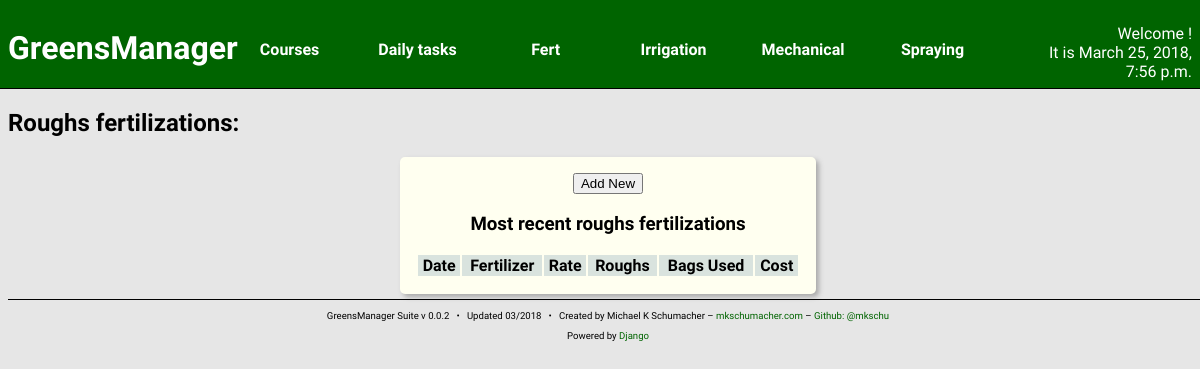
Page /fert/roughs/ on the earlier database version.
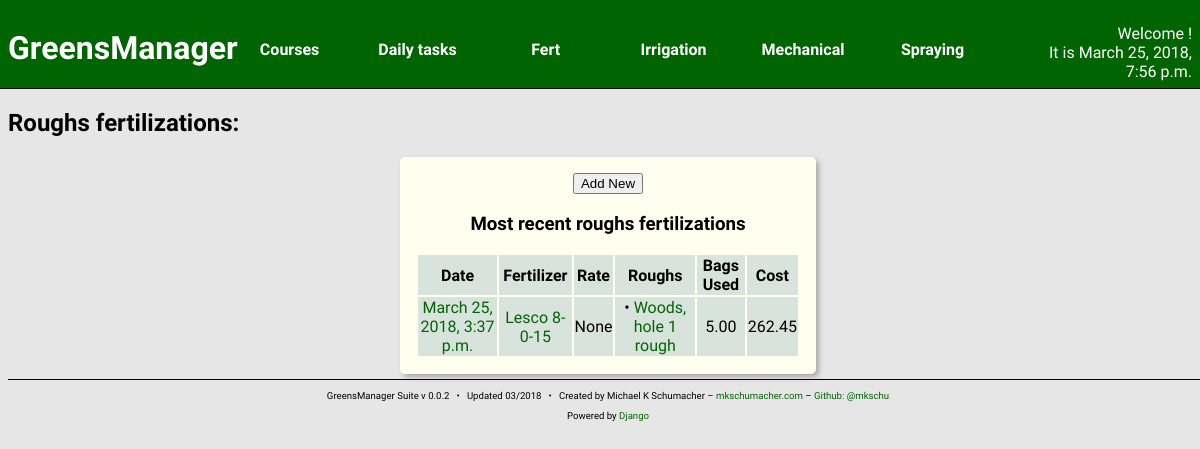
Same page on the later database version.
### fertilizing/models.py (models this page shows, shortened)
class Fertilizing(models.Model):
    fert_date = models.DateTimeField(auto_now = True)
    fertilizer = models.ForeignKey(Fertilizer)
    spreader = models.ManyToManyField('machines.FertSpreader')
    bags_used = models.DecimalField(decimal_places=2,
                                    max_digits=10)
    rate = models.FloatField(blank = True, null = True)
    cost = models.DecimalField(decimal_places = 2,
                               max_digits = 10,
                               blank=True,
                               null = True)
    created_at = models.DateTimeField(auto_now_add=True)
    updated_at = models.DateTimeField(auto_now=True)

class RoughFert(Fertilizing):
    class Meta:
        verbose_name_plural = 'Rough fertilizations'
    rough = models.ManyToManyField('courses.Rough')

class Fertilizing(models.Model):
    fert_date = models.DateTimeField(auto_now = True)
    fertilizer = models.ForeignKey(Fertilizer)
    spreader = models.ManyToManyField('machines.FertSpreader')
    bags_used = models.DecimalField(decimal_places=2,
                                    max_digits=10)
    rate = models.FloatField(blank = True, null = True)
    cost = models.DecimalField(decimal_places = 2,
                               max_digits = 10,
                               blank=True,
                               null = True)
    created_at = models.DateTimeField(auto_now_add=True)
    updated_at = models.DateTimeField(auto_now=True)

class Fertilizer(models.Model):
    manufacturer = models.CharField(max_length = 128)
    name = models.CharField(max_length = 256,
                            null = True,
                            blank = True)
    n_value = models.PositiveIntegerField()
    p_value = models.PositiveIntegerField()
    k_value = models.PositiveIntegerField()
    bag_size = models.PositiveIntegerField()
    price_per_bag = models.DecimalField(decimal_places = 2,
                                        max_digits = 10)
    unit_price = models.DecimalField(decimal_places=2,
                                     max_digits=10,
                                     blank=True,
                                     null=True)
    created_at = models.DateTimeField(auto_now_add=True)
    updated_at = models.DateTimeField(auto_now=True)
    def __str__(self):
        return "%s %d-%d-%d" % (self.manufacturer,
                                self.n_value,
                                self.p_value,
                                self.k_value)

### courses/models.py (models this page shows)
class TurfFeature(models.Model):
    area = models.IntegerField()
    soil_type = models.ForeignKey('turfs.SoilType',
                                  blank = True,
                                  null = True)
    turf_species = models.ForeignKey('turfs.TurfgrassSpecies',
                                     blank = True,
                                     null = True)
    turf_cultivar = models.ForeignKey('turfs.Cultivar',
                                      blank = True,
                                      null = True)
    mow_direction = models.DecimalField(decimal_places=24,
                                        max_digits=32,
                                        default=0)
    created_at = models.DateTimeField(auto_now_add=True)
    updated_at = models.DateTimeField(auto_now=True)

class Rough(TurfFeature):
    hole = models.ForeignKey(Hole, related_name='rough')
    def __str__(self):
        return "%s rough" % (self.hole)

class Hole(models.Model):
    number = models.IntegerField()
    nickname = models.CharField(max_length=256,
                                null = True,
                                blank = True)
    par = models.IntegerField(default = 4)
    yardage = models.IntegerField()
    course = models.ForeignKey(Course, related_name='hole')
    created_at = models.DateTimeField(auto_now_add=True)
    updated_at = models.DateTimeField(auto_now=True)
    def __str__(self):
        return "%s, hole %d" % (self.course,
                                self.number)

class Course(models.Model):
    name = models.CharField(max_length=256)
    created_at = models.DateTimeField(auto_now_add=True)
    updated_at = models.DateTimeField(auto_now=True)
    def __str__(self):
        return "%s" % (self.name)

### fertilizing/views.py (the view)
def roughsIndex(request):
    roughs_fert = RoughFert.objects.all().order_by('-fert_date')[:10]
    context = {
        'curr_time': curr_time(),
        'roughs_fert': roughs_fert,
    }
    return render(request, 'fertilizing/roughs_index.html', context)

### fertilizing/views.py (called while the page is built)
def curr_time():
    return now()

### fertilizing/templates/fertilizing/roughs_index.html
{% include "head.html" %}
<h2>Roughs fertilizations:</h2>
<section class="content-block content-block-full">
    <a href="{% url 'fert:roughs_new' %}">
        <button>Add New</button>
    </a>
    <br />
    <h3>Most recent roughs fertilizations</h3>
    <table>
        <thead>
            <th>Date</th>
            <th>Fertilizer</th>
            <th>Rate</th>
            <th>Roughs</th>
            <th>Bags Used</th>
            <th>Cost</th>
        </thead>
        {% for f in roughs_fert %}
        <tr>
            <td>
                <a href="{% url 'fert:roughs_detail' pk=f.pk %}">
                {{ f.fert_date }}</a>
            </td>
            <td>
                <a href="{% url 'fert:fert_detail' pk=f.fertilizer.pk %}">
                {{ f.fertilizer }}</a>
            </td>
            <td>{{ f.rate }}</td>
            <td>
                {% for g in f.rough.all %}
                    &bull;
                    <a href="{% url 'courses:rough_detail' pk=g.pk %}">{{ g }}</a><br />
                {% endfor %}
            </td>
            <td>{{ f.bags_used }}</td>
            <td>{{ f.cost }}</td>
        </tr>
        {% endfor %}
    </table>
</section>
{% include "foot.html" %}

Differences in the rows shown:
added RoughFert: fert_date "March 25, 2018, 3:37 p.m.", fertilizer "Lesco 8-0-15", rate "None", bags_used "5.00", cost "262.45"
now on this page (row unchanged): Rough: hole.name "Woods, hole 1 rough"
